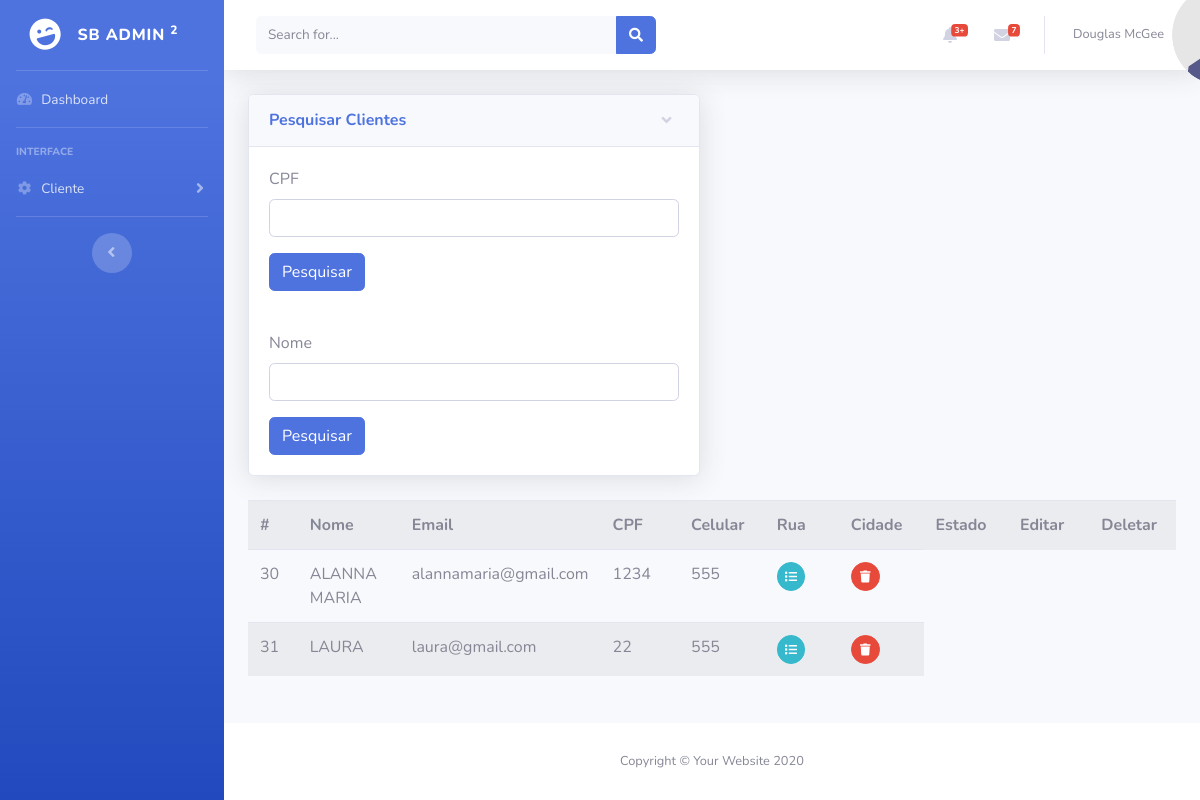
Screenshot of /produto/admin.php?rota=visualizar_cliente (signed in) with the database file from the repository.
### tables this page shows
CREATE TABLE `cliente` (
  `id_cliente` int(11) NOT NULL,
  `nome_cliente` varchar(150) NOT NULL,
  `email_cliente` varchar(150) NOT NULL,
  `cpf_cliente` varchar(14) NOT NULL,
  `data_cadastro_cliente` datetime NOT NULL,
  `celular_cliente` int(15) NOT NULL,
  `rua_cliente` varchar(150) NOT NULL,
  `cidade_cliente` varchar(50) NOT NULL,
  `estado_cliente` varchar(50) NOT NULL
);

### classes/Cliente.php (called while the page is built, shortened)
<?php
include("../classes/Conexao.php");
class Cliente
{
    public $conexaoBD;
    public function  __construct()
    {
        $objConexao = new Conexao();
        $this->conexaoBD = $objConexao->getConexao();
    }
    public function selecionarClientes(){
        $sql="select * from cliente order by data_cadastro_cliente DESC";
        $this->retornoBD=$this->conexaoBD-> query($sql);
    }
}

### classes/Conexao.php (called while the page is built)
<?php
class Conexao{
    private $url;
    private $usuario;
    private $senha;
    private $baseDeDados;
    public function __construct() {
        $this->url = "127.0.0.1";
        $this->usuario = "root";
        $this->senha = '';
        $this->baseDeDados = 'clinica_pet';
    }
    public function getConexao() {
        return  new mysqli(
            $this->url,
            $this->usuario,
            $this->senha,
            $this->baseDeDados
        );
    }
}

### include/visualizarCliente.php (the view, shortened to what this page needs)
<?php
include_once("../classes/Cliente.php");
if (isset($_SESSION['administrador'])){
?>
<div class="row">
    <div class="col-lg-6">
        <div class="card shadow mb-8">
            <a href="#collapseCardExample" class="d-block card-header py-3" data-toggle="collapse" role="button" aria-expanded="true" aria-controls="collapseCardExample">
                <h6 class="m-0 font-weight-bold text-primary">Pesquisar Clientes</h6>
            </a>
            <div class="collapse show" id="collapseCardExample">
                <div class="card-body">
                    <form method="POST" action="">
                        <div class="mb-3">
                            <label for="cpf" class="form-label">CPF</label>
                            <input type="text" class="form-control" id="cpf-cliente" aria-describedby="cpfHelp" name="cpfCliente">
                        </div>
                        <button type="submit" class="btn btn-primary">Pesquisar</button>
                    </form>
                </div>
            </div>
        <div class="collapse show" id="collapseCardExample">
                <div class="card-body">
                    <form method="POST" action="">
                        <div class="mb-3">
                            <label for="cpf" class="form-label">Nome</label>
                            <input type="text" class="form-control" id="cpf-cliente" aria-describedby="cpfHelp" name="nomeCliente">
                        </div>
                        <button type="submit" class="btn btn-primary">Pesquisar</button>
                    </form>
                </div>
            </div>
        </div>
    </div>
</div>
<?php
$objCliente = new Cliente();
if (isset($_GET['id'])) {
    $objCliente->selecionarPorId($_GET['id']);
    if (isset($_POST['cpfCliente'])) {
        $objCliente->selecionarPorCPF($_POST['cpfCliente']);
    } else if(isset($_POST['nomeCliente'])){
        $objCliente->selecionarPorNome($_POST['nomeCliente']);
    }
} else if (isset($_POST['cpfCliente'])) {
    $objCliente->selecionarPorCPF($_POST['cpfCliente']);
} else if(isset($_POST['nomeCliente'])){
    $objCliente->selecionarPorNome($_POST['nomeCliente']);
} else {
    $objCliente->selecionarClientes();
}
if ($objCliente->retornoBD != null) {
?>
    <br/>
    <div class="row">
        <div class="col-12">
            <table class="table table-striped table-hover">
            <tr>
                    <th width="6%">#</th>
                    <th width="12%">Nome</th>
                    <th width="12%">Email</th>
                    <th width="10%">CPF</th>
                    <th width="10%">Celular</th>
                    <th width="10%">Rua</th>
                    <th width="10%">Cidade</th>
                    <th width="10%">Estado</th>
                    <th width="10%">Editar</th>
                    <th width="10%">Deletar</th>
            </tr>
                <?php
                while ($retorno = $objCliente->retornoBD->fetch_object()) {
                    echo '<tr><td>' . $retorno->id_cliente . '</td><td>' .
                        $retorno->nome_cliente . '</td><td>' .
                        $retorno->email_cliente . '</td><td>' .
                        $retorno->cpf_cliente . '</td><td>'.
                        $retorno->celular_cliente . '</td>';
                    echo '<td><a href="?rota=editar_cliente&id='.$retorno->id_cliente.'" class="btn btn-info btn-circle btn-sm"><i class="fas fa-list"></i></a></td>';
                    echo '<td><a href="#" class="btn btn-danger btn-circle btn-sm" onclick=\'deletarCliente("' . $retorno->id_cliente . '")\';><i class="fas fa-trash"></i></a></td></tr>';
                }
                ?>
            </table>
        </div>
    </div>
<?php
}
}else{
    header("Location:../index.php");
}
?>

### rows the page displays
cliente: id_cliente "30", nome_cliente "ALANNA MARIA", email_cliente "alannamaria@gmail.com", cpf_cliente "1234", celular_cliente "555"
cliente: id_cliente "31", nome_cliente "LAURA", email_cliente "laura@gmail.com", cpf_cliente "22", celular_cliente "555"
